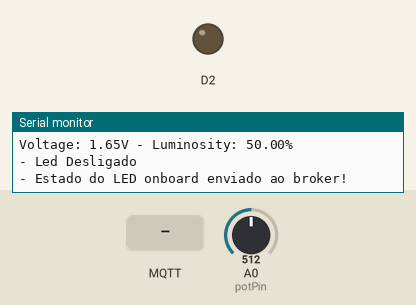
Simulated run of this sketch. Board: ESP8266 (NodeMCU). On the bench: output pins drawn as LEDs (lit = HIGH), the last lines printed to the serial monitor. Inputs (shaded band) come from the test bench; at power-on: A0 (potPin) = 512. WiFi joins after 1.5 s; servers stay silent unless stated; no MQTT or app messages arrive unless stated.

Above: at 9.9 s.
10.0 s: MQTT message "lamp108@on|" arrives on the first subscribed topic
12.2 s: MQTT message "lamp108@off|" arrives on the first subscribed topic
At 13.1 s:
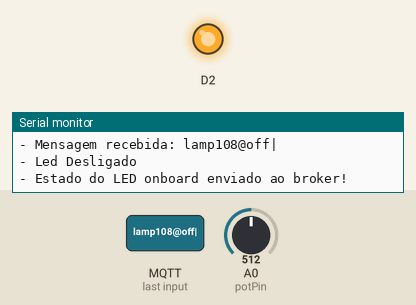
14.2 s: MQTT message "1" arrives on the first subscribed topic
Timing chart, 0 to 17.2 s (numbered marks = the images above; inputs shaded):
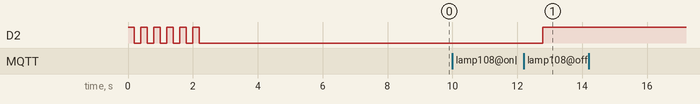

The sketch:

cod.ino
```cpp
#include <ESP8266WiFi.h>
#include <PubSubClient.h>

const char* ssid =  "HPMP-2G"; // ssid / nome da rede WI-FI que deseja se conectar
const char* password =  "97531HeMpe"; // Senha da rede WI-FI que deseja se conectar
const char* BROKER_MQTT = "46.17.108.113"; // URL do broker MQTT que deseja utilizar
const int BROKER_PORT = 1883; // Porta do Broker MQTT

const char* TOPICO_SUBSCRIBE = "/TEF/lamp108/cmd"; // tópico MQTT de escuta
const char* TOPICO_PUBLISH = "/TEF/lamp108/attrs"; // tópico MQTT de envio de informações para Broker
const char* TOPICO_PUBLISH_2 = "/TEF/lamp108/attrs/l"; // tópico MQTT de envio de informações para Broker
const char* ID_MQTT = "fiware_108"; // ID MQTT (para identificação de sessão)

//int D2 = 4; // Alterado para o pino D2 (GPIO 4) no ESP8266

WiFiClient espClient; // Cria o objeto espClient
PubSubClient MQTT(espClient); // Instancia o Cliente MQTT passando o objeto espClient
char EstadoSaida = '0'; // variável que armazena o estado atual da saída

void initSerial() {
  Serial.begin(115200);
}

void initWiFi() {
  delay(10);
  Serial.println("------Conexao WI-FI------");
  Serial.print("Conectando-se na rede: ");
  Serial.println(ssid);
  Serial.println("Aguarde");

  WiFi.begin(ssid, password);

  while (WiFi.status() != WL_CONNECTED) {
    delay(100);
    Serial.print(".");
  }

  Serial.println();
  Serial.print("Conectado com sucesso na rede ");
  Serial.print(ssid);
  Serial.println("IP obtido: ");
  Serial.println(WiFi.localIP());
}

void initMQTT() {
  MQTT.setServer(BROKER_MQTT, BROKER_PORT);
  MQTT.setCallback(mqtt_callback);
}

void mqtt_callback(char* topic, byte* payload, unsigned int length) {
  String msg;

  for (int i = 0; i < length; i++) {
    char c = (char)payload[i];
    msg += c;
  }

  Serial.print("- Mensagem recebida: ");
  Serial.println(msg);

  if (msg.equals("lamp108@on|")) {
    digitalWrite(D2, LOW);
    EstadoSaida = '1';
  }

  if (msg.equals("lamp108@off|")) {
    digitalWrite(D2, HIGH);
    EstadoSaida = '0';
  }
}

void reconnectMQTT() {
  while (!MQTT.connected()) {
    Serial.print("* Tentando se conectar ao Broker MQTT: ");
    Serial.println(BROKER_MQTT);

    if (MQTT.connect(ID_MQTT)) {
      Serial.println("Conectado com sucesso ao broker MQTT!");
      MQTT.subscribe(TOPICO_SUBSCRIBE);
    } else {
      Serial.println("Falha ao reconectar no broker.");
      Serial.println("Haverá nova tentativa de conexão em 2s");
      delay(2000);
    }
  }
}

void reconectWiFi() {
  if (WiFi.status() == WL_CONNECTED)
    return;

  WiFi.begin(ssid, password);

  while (WiFi.status() != WL_CONNECTED) {
    delay(100);
    Serial.print(".");
  }

  Serial.println();
  Serial.print("Conectado com sucesso na rede ");
  Serial.print(ssid);
  Serial.println("IP obtido: ");
  Serial.println(WiFi.localIP());
}

void VerificaConexoesWiFIEMQTT() {
  if (!MQTT.connected())
    reconnectMQTT();

  reconectWiFi();
}

void EnviaEstadoOutputMQTT() {
  if (EstadoSaida == '1') {
    MQTT.publish(TOPICO_PUBLISH, "s|on");
    Serial.println("- Led Ligado");
  }

  if (EstadoSaida == '0') {
    MQTT.publish(TOPICO_PUBLISH, "s|off");
    Serial.println("- Led Desligado");
  }

  Serial.println("- Estado do LED onboard enviado ao broker!");
  delay(1000);
}

void InitOutput() {
  pinMode(D2, OUTPUT);
  digitalWrite(D2, HIGH);
  boolean toggle = false;

  for (int i = 0; i <= 10; i++) {
    toggle = !toggle;
    digitalWrite(D2, toggle);
    delay(200);
  }

  digitalWrite(D2, LOW);
}

void setup() {
  InitOutput();
  initSerial();
  initWiFi();
  initMQTT();
  delay(5000);
  MQTT.publish(TOPICO_PUBLISH, "s|off");
}

void loop() {
  const int potPin = A0;
  char msgBuffer[4];

  VerificaConexoesWiFIEMQTT();
  EnviaEstadoOutputMQTT();

  int sensorValue = analogRead(potPin);
  float voltage = sensorValue * (3.3 / 1024.0);
  float luminosity = map(sensorValue, 0, 1023, 0, 100);
  Serial.print("Voltage: ");
  Serial.print(voltage);
  Serial.print("V - ");
  Serial.print("Luminosity: ");
  Serial.print(luminosity);
  Serial.println("%");
  dtostrf(luminosity, 4, 2, msgBuffer);
  MQTT.publish(TOPICO_PUBLISH_2, msgBuffer);

  MQTT.loop();
}
```

Measured:
- after the input at 12.2 s, D2: LOW → HIGH after 0.58 s
